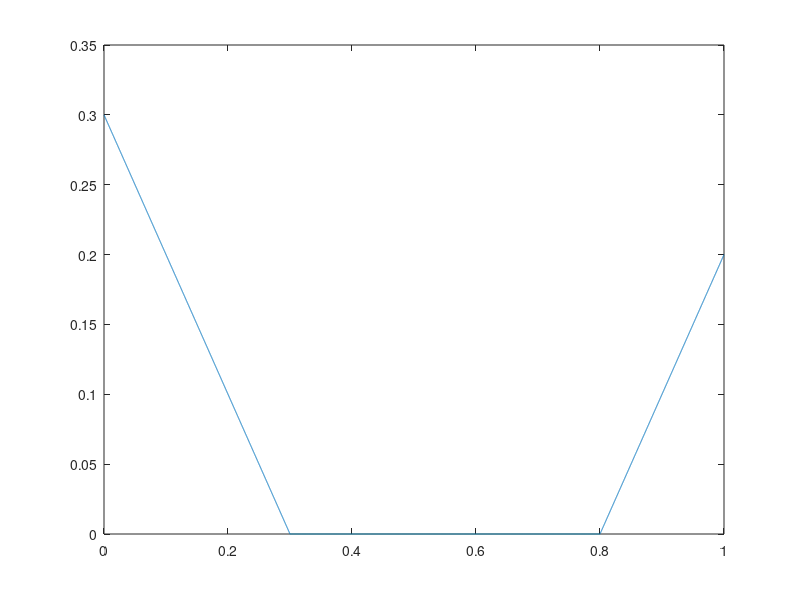

The MATLAB source for this figure:
clc
clearvars

X = 0:0.0001:1;

ranges = rand(1000,1);

lims = [0.3 0.8];

gains = [1 1];

costs = @(ranges) (lims(1) - min(lims(1), ranges))*gains(1) + (max(lims(2), ranges) - lims(2))*gains(2);

sum(costs(ranges))/length(costs(ranges))

figure()
plot(X, costs(X))